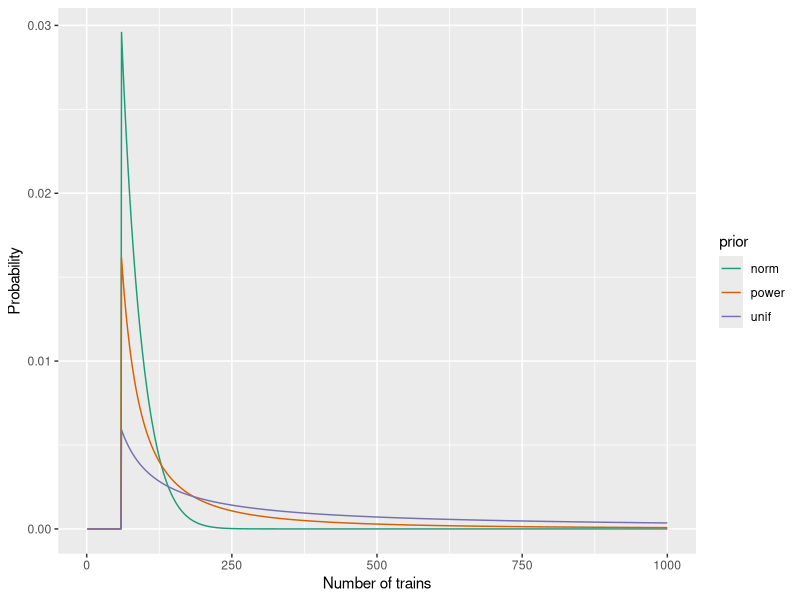
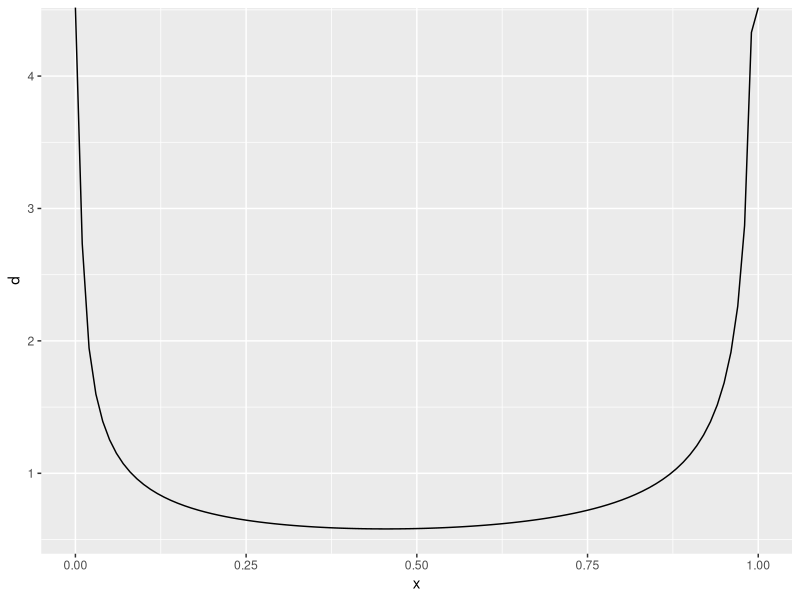
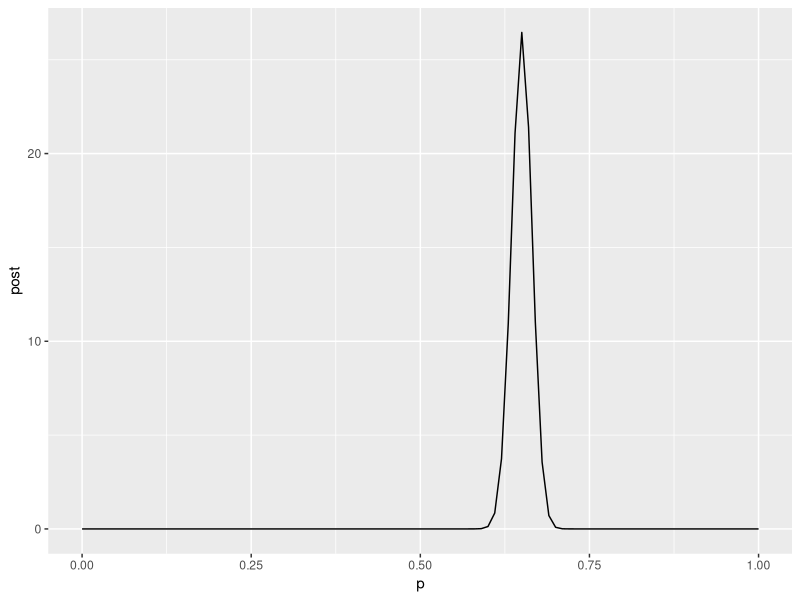

Write R code to recreate these figures, in order.
## ---- chunk 1
knitr::opts_chunk$set(
  message = FALSE,
  warning = FALSE,
  error = FALSE, 
  echo = FALSE, 
  collapse = TRUE,
  comment = "#",
  fig.height = 4,
  fig.width = 8,
  fig.align = "center",
  cache = FALSE
)
library(knitr)
## ---- chunk 2
library(tidyverse)
## ---- chunk 3
dice <- c(4, 6, 8, 12, 20)
prior <- c(rep(1/7, 4), 3/7)
prob_D <- c(rep(7/90, 4), rep(6/90, 2), rep(5/90, 2), 
            rep(4/90, 4), rep(3/90, 8))
dice_likelihood <- function(x, dice) {
  if (x>dice)
    l <- 0
  else 
    l <- 1/dice
  return(l)
}
dice_posterior <- function(x, dice, prior, prob_D) {
  post <- NULL
  pD <- prod(prob_D[x])
  for (i in 1:length(dice)) {
    post <- c(post, prior[i]*dice_likelihood(x, dice[i])/pD) 
  }
  df <- data.frame(dice, post=post/sum(post))
  return(df)
}
dice_posterior(6, dice, prior, prob_D)
## ---- chunk 4
loco_likelihood <- function(x, loco){
  if (x>loco)
    l <- 0
  else 
    l <- 1/loco
}
l <- NULL
for (i in 1:1000)
  l <- c(l, loco_likelihood(60, i))
df <- data.frame(hyp=1:1000, l, post=l/sum(l))
alpha=0.9
prior <- (1/1:1000)^alpha
df <- data.frame(hyp=1:1000, l, unif=l/sum(l))
df$power <- l*prior
df$power <- df$power/sum(df$power)
prior2 <- exp(-(1:1000/100)^2)/sqrt(2*pi)
df$norm <- l*prior2
df$norm <- df$norm/sum(df$norm)
df_m <- df %>% gather(prior, posterior, unif, power, norm)
ggplot(df_m, aes(x=hyp, y=posterior, color=prior)) + geom_line() + xlab("Number of trains") +
  ylab("Probability") +
  scale_color_brewer(palette="Dark2")
## ---- chunk 5
x <- seq(0, 1, 0.01)
df <- data.frame(x, d=dbeta(x, 0.5, 0.4))
ggplot(df, aes(x=x, y=d)) + geom_line()
## ---- chunk 6
a <- 0.5+650
b <- 0.4+1000-650
a/(a+b)
a*b/((a+b)^2*(a+b+1))
betabin_posterior <- function(x, n, a, b) {
  p <- seq(0, 1, 0.01)
  post <- dbeta(p, a+x, b+n-x)
  df <- data.frame(p, post)
  return(df)
}
df <- betabin_posterior(650, 1000, 0.5, 0.4)
ggplot(df, aes(x=p, y=post)) + geom_line()
